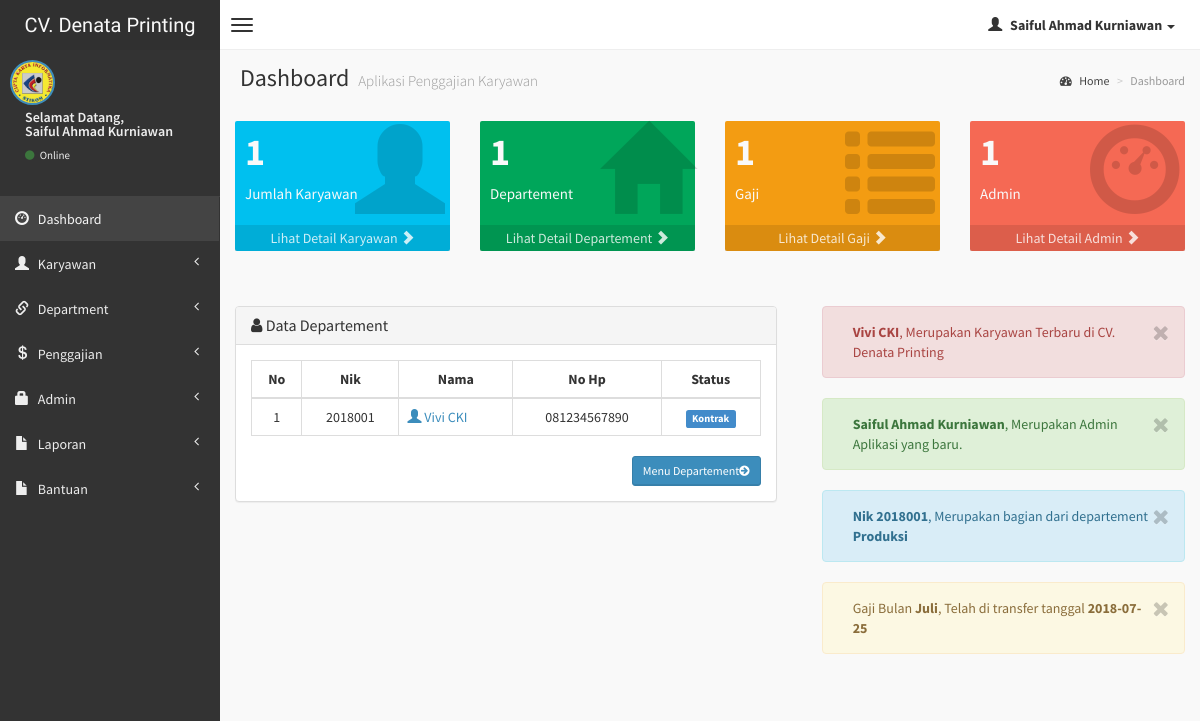
Screenshot of /admin/index.php (signed in) with the database file from the repository.
### tables this page shows
CREATE TABLE `karyawan` (
  `nik` varchar(10) NOT NULL,
  `nama` varchar(50) NOT NULL,
  `alamat` varchar(150) NOT NULL,
  `no_hp` varchar(15) NOT NULL,
  `status` enum('tetap','kontrak','magang','outsource') NOT NULL
);

CREATE TABLE `user` (
  `user_id` int(2) NOT NULL,
  `username` varchar(15) NOT NULL,
  `password` varchar(15) NOT NULL,
  `fullname` varchar(50) NOT NULL,
  `no_hp` varchar(15) NOT NULL,
  `level` varchar(10) NOT NULL,
  `gambar` varchar(30) NOT NULL
);

CREATE TABLE `departemen` (
  `kd_dept` int(10) NOT NULL,
  `nik` varchar(10) NOT NULL,
  `departemen` varchar(20) NOT NULL,
  `jabatan` varchar(15) NOT NULL,
  `gaji_pokok` int(10) NOT NULL,
  `tunjangan` int(10) NOT NULL
);

CREATE TABLE `gajian` (
  `kd_gaji` int(4) NOT NULL,
  `nik` varchar(10) NOT NULL,
  `gaji_bulan` varchar(10) NOT NULL,
  `gaji_tahun` varchar(10) NOT NULL,
  `tgl_transfer` date NOT NULL,
  `absensi` int(2) NOT NULL,
  `sakit` int(2) DEFAULT NULL,
  `cuti` int(2) DEFAULT NULL,
  `no_rek` varchar(25) NOT NULL,
  `gaji` int(10) NOT NULL,
  `tunjangan` int(10) NOT NULL,
  `uang_makan` int(10) NOT NULL,
  `uang_transport` int(10) NOT NULL,
  `thr` int(10) DEFAULT NULL,
  `total` int(10) NOT NULL
);

### admin/index.php (the view, shortened to what this page needs)
<?php
if (empty($_SESSION['username'])){
	header('location:../index.php');
} else {
?>
<!DOCTYPE html>
<html>
    <head>
        <link href="../dist/css/bootstrap.min.css" rel="stylesheet" type="text/css" />
        <link href="//cdnjs.cloudflare.com/ajax/libs/font-awesome/4.1.0/css/font-awesome.min.css" rel="stylesheet" type="text/css" />
        <link href="//code.ionicframework.com/ionicons/1.5.2/css/ionicons.min.css" rel="stylesheet" type="text/css" />
        <link href="../css/morris/morris.css" rel="stylesheet" type="text/css" />
        <link href="../css/jvectormap/jquery-jvectormap-1.2.2.css" rel="stylesheet" type="text/css" />
        <link href="../css/datepicker/datepicker3.css" rel="stylesheet" type="text/css" />
        <link href="../css/daterangepicker/daterangepicker-bs3.css" rel="stylesheet" type="text/css" />
        <link href="../css/bootstrap-wysihtml5/bootstrap3-wysihtml5.min.css" rel="stylesheet" type="text/css" />
        <link href="../css/AdminLTE.css" rel="stylesheet" type="text/css" />
    </head>
    <body class="skin-black">
        <header class="header">
            <a href="index.php" class="logo">
               CV. Denata Printing
            </a>
            <nav class="navbar navbar-static-top" role="navigation">
                <a href="#" class="navbar-btn sidebar-toggle" data-toggle="offcanvas" role="button">
                    <span class="icon-bar"></span>
                    <span class="icon-bar"></span>
                    <span class="icon-bar"></span>
                </a>
                <div class="navbar-right">
                    <ul class="nav navbar-nav">
                        <li class="dropdown user user-menu">
                            <a href="#" class="dropdown-toggle" data-toggle="dropdown">
                                <i class="glyphicon glyphicon-user"></i>
                                <span><?php echo $_SESSION['fullname']; ?> <i class="caret"></i></span>
                            </a>
<?php } ?>
                        </li>
                    </ul>
                </div>
            </nav>
        </header>
        <div class="wrapper row-offcanvas row-offcanvas-left">
            <aside class="left-side sidebar-offcanvas">
                <section class="sidebar">
                    <div class="user-panel">
                        <div class="pull-left image">
                            <img src="<?php echo $_SESSION['gambar']; ?>" class="img-circle" alt="User Image" style="border: 2px solid #3C8DBC;" />
                        </div>
                        <div class="pull-left info">
                            <p>Selamat Datang,<br /><?php echo $_SESSION['fullname']; ?></p>
                            <a href="#"><i class="fa fa-circle text-success"></i> Online</a>
                        </div>
                    </div>
                    <?php include "menu.php"; ?>
                </section>
            </aside>
            <aside class="right-side">
                <section class="content-header">
                    <h1>
                        Dashboard
                        <small>Aplikasi Penggajian Karyawan</small>
                    </h1>
                    <ol class="breadcrumb">
                        <li><a href="#"><i class="fa fa-dashboard"></i> Home</a></li>
                        <li class="active">Dashboard</li>
                    </ol>
                </section>
                <section class="content">
                    <div class="row">
                        <div class="col-lg-3 col-xs-6">
                            <?php $tampil=mysqli_query($koneksi, "select * from karyawan order by nik desc");
                        $total=mysqli_num_rows($tampil);
                    ?>
                            <div class="small-box bg-aqua">
                                <div class="inner">
                                    <h3>
                                        <?php echo "$total"; ?>
                                    </h3>
                                    <p>
                                       Jumlah Karyawan
                                    </p>
                                </div>
                                <div class="icon">
                                    <span class="glyphicon glyphicon-user"></span>
                                </div>
                                <a href="karyawan.php" class="small-box-footer">
                                    Lihat Detail Karyawan <span class="glyphicon glyphicon-chevron-right"></span>
                                </a>
                            </div>
                        </div>
                        <div class="col-lg-3 col-xs-6">
                            <?php $tampil1=mysqli_query($koneksi, "select * from departemen order by kd_dept desc");
                        $dept=mysqli_num_rows($tampil1);
                    ?>
                            <div class="small-box bg-green">
                                <div class="inner">
                                    <h3>
                                        <?php echo "$dept"; ?>
                                    </h3>
                                    <p>
                                        Departement
                                    </p>
                                </div>
                                <div class="icon">
                                    <span class="glyphicon glyphicon-home"></span>
                                </div>
                                <a href="department.php" class="small-box-footer">
                                    Lihat Detail Departement <span class="glyphicon glyphicon-chevron-right"></span>
                                </a>
                            </div>
                        </div>
                        <div class="col-lg-3 col-xs-6">
                            <?php $tampil2=mysqli_query($koneksi, "select * from gajian order by kd_gaji desc");
                        $pel=mysqli_num_rows($tampil2);
                    ?>
                            <div class="small-box bg-yellow">
                                <div class="inner">
                                    <h3>
                                        <?php echo "$pel"; ?>
                                    </h3>
                                    <p>
                                        Gaji
                                    </p>
                                </div>
                                <div class="icon">
                                    <span class="glyphicon glyphicon-list"></span>
                                </div>
                                <a href="gaji.php" class="small-box-footer">
                                    Lihat Detail Gaji <span class="glyphicon glyphicon-chevron-right"></span>
                                </a>
                            </div>
                        </div>
                        <div class="col-lg-3 col-xs-6">
                        <?php $tampil3=mysqli_query($koneksi, "select * from user order by user_id desc");
                        $user=mysqli_num_rows($tampil3);
                    ?>
                            <div class="small-box bg-red">
                                <div class="inner">
                                    <h3>
                                       <?php echo "$user"; ?>
                                    </h3>
                                    <p>
                                        Admin
                                    </p>
                                </div>
                                <div class="icon">
                                    <span class="glyphicon glyphicon-dashboard"></span>
                                </div>
                                <a href="admin.php" class="small-box-footer">
                                    Lihat Detail Admin <span class="glyphicon glyphicon-chevron-right"></span>
                                </a>
                            </div>
                        </div>
                    </div>
<br /><br />
                    <div class="row">
                        <section class="col-lg-7 connectedSortable">
                            <div class="panel panel-default">
                        <div class="panel-heading">
                        <h3 class="panel-title"><i class="fa fa-user"></i> Data Departement </h3>
                        </div>
                        <div class="panel-body">
                    <?php
                    $query1="select * from karyawan order by nik DESC limit 5";
                    $hasil=mysqli_query($koneksi, $query1) or die(mysqli_error());
                    ?>
                  <table id="example" class="table table-hover table-bordered">
                  <thead>
                      <tr>
                        <th><center>No </center></th>
                        <th><center>Nik </center></th>
                        <th><center>Nama</i></center></th>
                        <th><center>No Hp </center></th>
                        <th><center>Status </center></th>
                      </tr>
                  </thead>
                     <?php
                     $no=0;
                     while($data=mysqli_fetch_array($hasil))
                    { $no++; ?>
                    <tbody>
                    <td><center><?php echo $no; ?></center></td>
                    <td><center><?php echo $data['nik'];?></center></td>
                    <td><a href="detail-karyawan.php?hal=edit&kd=<?php echo $data['nik'];?>"><span class="glyphicon glyphicon-user"></span> <?php echo $data['nama'];?></td>
                    <td><center><?php echo $data['no_hp']; ?></center></td>
                    <td><center><?php
                            if($data['status'] == 'tetap'){
								echo '<span class="label label-success">Tetap</span>';
							}
                            else if ($data['status'] == 'kontrak' ){
								echo '<span class="label label-primary">Kontrak</span>';
							}
                    ?></center></td>
                    </tr></div>
                 <?php
              }
              ?>
                <div class="text-right">
                  <a href="department.php" class="btn btn-sm btn-primary">Menu Departement<i class="fa fa-arrow-circle-right"></i></a>
                </div>
              </div>
              </div>
                        </section>
                        <section class="col-lg-5 connectedSortable">
                        <?php
                                                $tampil=mysqli_query($koneksi, "select * from karyawan order by nik desc limit 1");
                                                while($data2=mysqli_fetch_array($tampil)){
                                                ?>
                                                    <div class="alert alert-block alert-danger">
                                                        <button data-dismiss="alert" class="close close-sm" type="button">
                                                            <i class="fa fa-times"></i>
                                                        </button>
                                                        <strong><?php echo $data2['nama'];?></strong>, Merupakan Karyawan Terbaru di CV. Denata Printing
                                                    </div>
                                                    <?php } ?>
                                                     <?php
                                                $tampil1=mysqli_query($koneksi, "select * from user order by user_id desc limit 1");
                                                while($data3=mysqli_fetch_array($tampil1)){
                                                ?>
                                                    <div class="alert alert-block alert-success">
                                                        <button data-dismiss="alert" class="close close-sm" type="button">
                                                            <i class="fa fa-times"></i>
                                                        </button>
                                                        <strong><?php echo $data3['fullname'];?></strong>, Merupakan Admin Aplikasi yang baru.
                                                    </div>
                                                    <?php } ?>
                                                    <?php
                                                $tampil2=mysqli_query($koneksi, "select * from departemen order by kd_dept desc limit 1");
                                                while($data4=mysqli_fetch_array($tampil2)){
                                                ?>
                                                    <div class="alert alert-block alert-info">
                                                        <button data-dismiss="alert" class="close close-sm" type="button">
                                                            <i class="fa fa-times"></i>
                                                        </button>
                                                        <strong>Nik <?php echo $data4['nik'];?></strong>, Merupakan bagian dari departement <strong><?php echo $data4['departemen'];?></strong>
                                                    </div>
                                                    <?php } ?>
                                                    <?php
                                                $tampil3=mysqli_query($koneksi, "select * from gajian order by kd_gaji desc limit 1");
                                                while($data5=mysqli_fetch_array($tampil3)){
                                                ?>
                                                    <div class="alert alert-block alert-warning">
                                                        <button data-dismiss="alert" class="close close-sm" type="button">
                                                            <i class="fa fa-times"></i>
                                                        </button>
                                                        Gaji Bulan <strong><?php echo $data5['gaji_bulan'];?></strong>, Telah di transfer tanggal <strong><?php echo $data5['tgl_transfer'];?></strong>
                                                    </div>
                                                    <?php } ?>
                        </section>
                    </div>
    </body>
</html>

### rows the page displays
karyawan: nik "2018001", nama "Vivi CKI", no_hp "081234567890", status "Kontrak"
user: fullname "Saiful Ahmad Kurniawan"
departemen: nik "2018001", departemen "Produksi"
gajian: gaji_bulan "Juli", tgl_transfer "2018-07-25"

### other values shown
$_SESSION['fullname'] "Saiful Ahmad Kurniawan"
$total "1"
$dept "1"
$pel "1"
$user "1"
